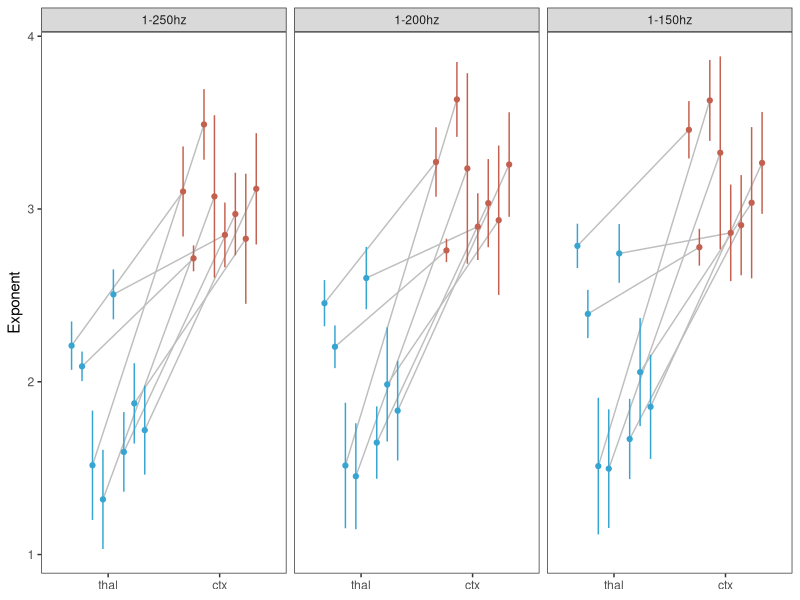
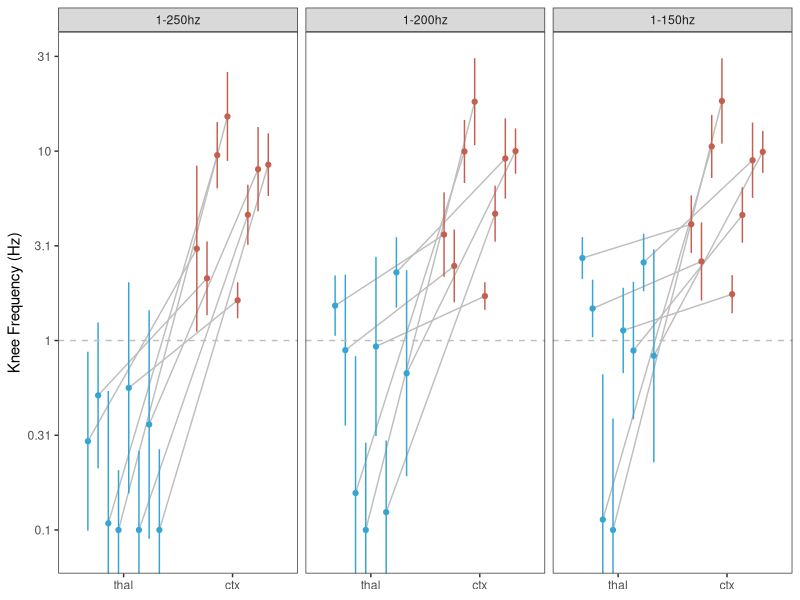
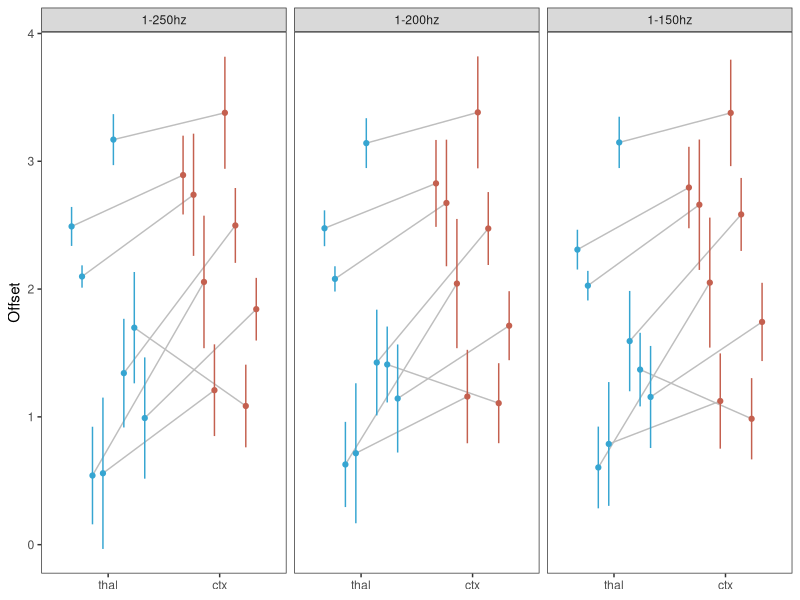
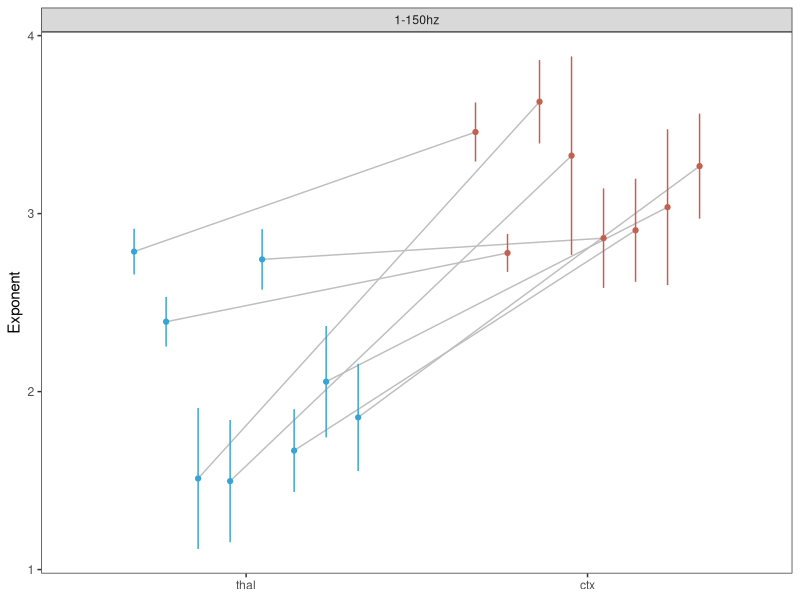
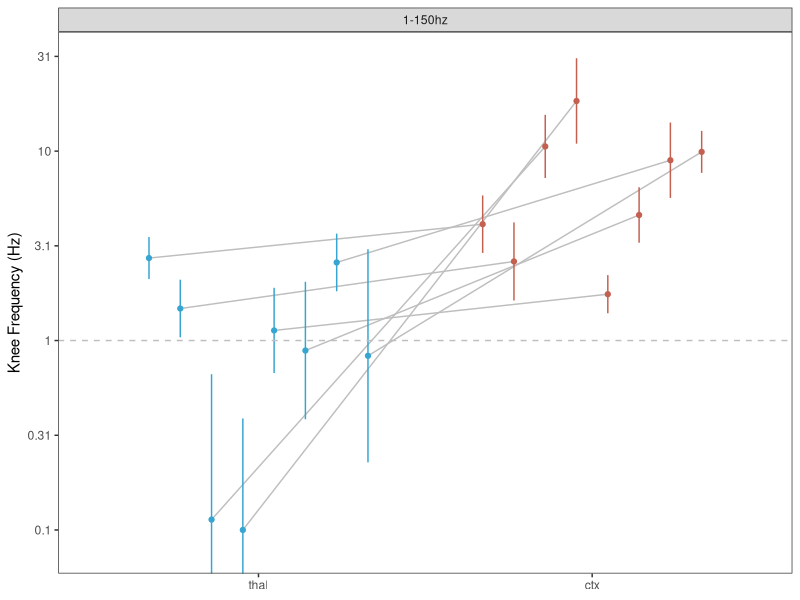
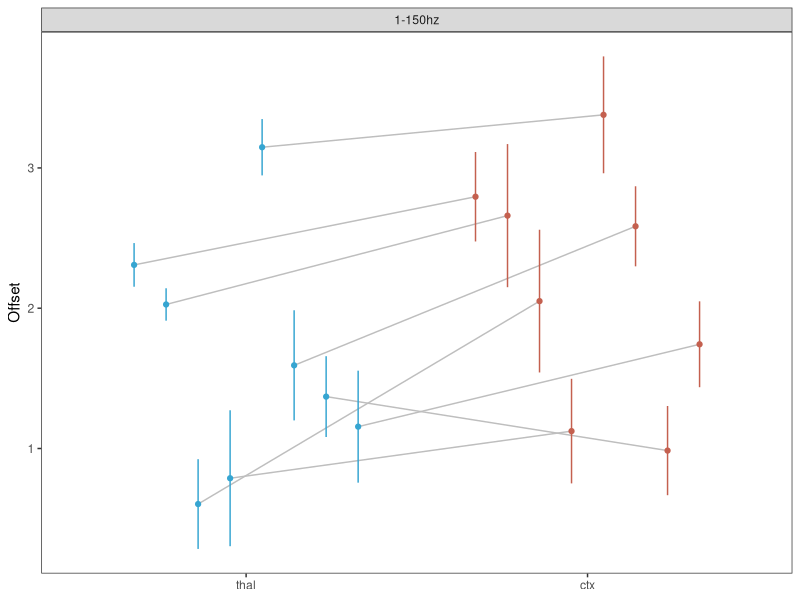
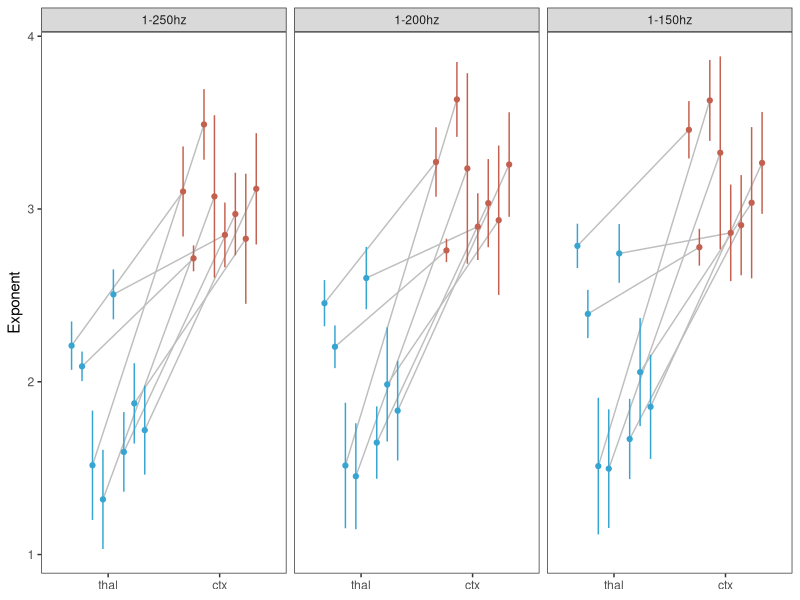
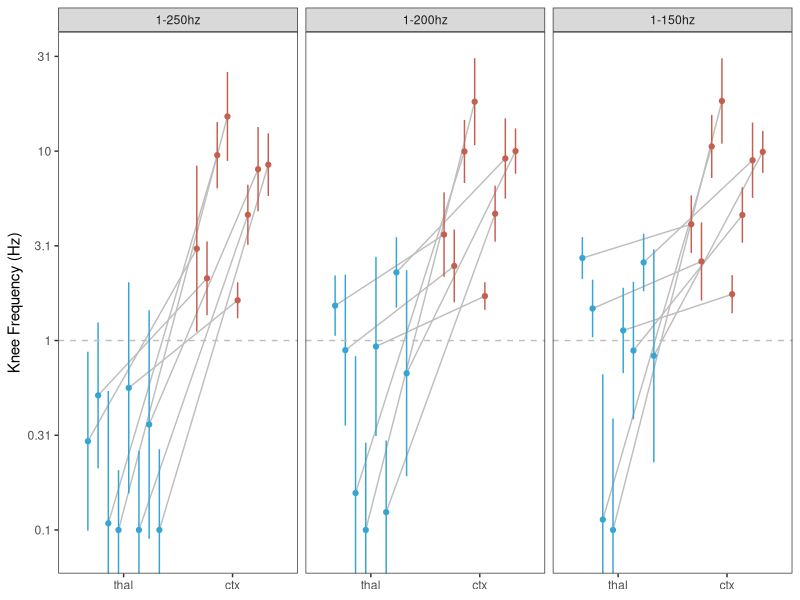

These charts were generated, in order, by the following R code: (Note: this script raises an error after producing the figures.)
library(tidyverse)
library(GGally)
library(scales)
library(coin)

theme_set(theme_bw())

PATH_ANALISYS <- '/Users/ao622/Dropbox (Personal)/Lab-BML/Expan/2023-11-22-FOOOF-sensitivity-analysis-sEEG'
setwd(PATH_ANALISYS)

get_type <- function(is_cortical,is_thalamic){
  if(is_cortical)
    return('ctx')
  else if(is_thalamic)
    return('thal')
  else
    return('none')
}

elecloc <- read_csv('data/electrode-localization.csv') %>%
  select(-'...1') %>%
  rename(c(subject=Subject)) %>%
  rowwise() %>%
  mutate(type=get_type(is_cortical,is_thalamic)) %>%
  select(-is_thalamic,-is_cortical)

db <- read_csv('data/spectral_sensitivity_ap-params.csv') %>%
  select(-'...1') %>%
  rename(c(subject=Subject)) %>%
  left_join(elecloc) %>%
  filter(type %in% c('thal','ctx')) %>%
  mutate(offset = offset + 12) #unit conversion from V^2 to uV^2


#######

color_ep_cm = '#36A5D1' #EP CM
color_ep_seeg = '#C4604F' #EP sEEG

se <- function(x) sd(x)/sqrt(length(x))

sEEG_aper_agg2 <- db %>%
  mutate(freq_range=factor(freq_range,levels=c('1-250hz','1-200hz','1-150hz'))) %>%
  mutate(type=factor(type,levels=c('thal','ctx'))) %>%
  group_by(subject,type,freq_range) %>%
  summarise(se_offset=se(offset),se_log_knee=se(log_knee),se_exponent=se(exponent),
            sd_offset=sd(offset),sd_log_knee=sd(log_knee),sd_exponent=sd(exponent),
            offset=median(offset),log_knee=median(log_knee),exponent=median(exponent)) 

sEEG_aper_agg2 %>%
  ggplot() +
  aes(y=exponent,ymin=exponent-sd_exponent,ymax=exponent+sd_exponent,x=type,color=type)+
  #geom_errorbar(position=position_dodge2(width = 0.5)) +
  geom_line(aes(group = subject),position=position_dodge2(width = 0.75),color='gray') +
  geom_pointrange(position=position_dodge2(width = 0.75),size=0.2) +
  theme(legend.position='none',panel.grid = element_blank(), axis.title.x=element_blank()) +
  #scale_y_continuous(limits=c(2.5,4))+
  scale_color_manual(values=c(color_ep_cm,color_ep_seeg)) +
  labs(y='Exponent')+
  facet_wrap(~freq_range)
ggsave('fig/A04_01_exponent-vs-electrode-type_EP.pdf',width=6,height=2.5)

sEEG_aper_agg2 %>%
  ggplot() +
  aes(y=log_knee,ymin=log_knee-sd_log_knee,ymax=log_knee+sd_log_knee,x=type,color=type)+
  geom_line(aes(group = subject),position=position_dodge2(width = 0.75),color='gray') +
  geom_pointrange(position=position_dodge2(width = 0.75),size=0.2) +
  geom_hline(yintercept=0,color='gray',linetype=2) +
  scale_y_continuous(breaks=c(-1,-0.5,0,0.5,1,1.5),labels=c(0.1,0.31,1,3.1,10,31))+
  theme(legend.position='none',panel.grid = element_blank(), axis.title.x=element_blank()) +
  scale_color_manual(values=c(color_ep_cm,color_ep_seeg)) +
  coord_cartesian(ylim=c(-1.1,1.5)) +
  labs(y='Knee Frequency (Hz)')+
  facet_wrap(~freq_range)
ggsave('fig/A04_02_log-knee-vs-electrode-type_EP.pdf',width=6,height=2.5)


sEEG_aper_agg2 %>%
  ggplot() +
  aes(y=offset,ymin=offset-sd_offset,ymax=offset+sd_offset,x=type,color=type)+
  geom_line(aes(group = subject),position=position_dodge2(width = 0.75),color='gray') +
  geom_pointrange(position=position_dodge2(width = 0.75),size=0.2) +
  #scale_y_continuous(breaks=c(-1,-0.5,0,0.5,1,1.5),labels=c(0.1,0.31,1,3.1,10,31))+
  theme(legend.position='none',panel.grid = element_blank(), axis.title.x=element_blank()) +
  scale_color_manual(values=c(color_ep_cm,color_ep_seeg)) +
  #coord_cartesian(ylim=c(-1.1,1.5)) +
  labs(y='Offset')+
  facet_wrap(~freq_range)
ggsave('fig/A04_03_offset-vs-electrode-type_EP.pdf',width=6,height=2.5)

###







sEEG_aper_agg2 %>%
  filter(freq_range=='1-150hz') %>%
  ggplot() +
  aes(y=exponent,ymin=exponent-sd_exponent,ymax=exponent+sd_exponent,x=type,color=type)+
  #geom_errorbar(position=position_dodge2(width = 0.5)) +
  geom_line(aes(group = subject),position=position_dodge2(width = 0.75),color='gray') +
  geom_pointrange(position=position_dodge2(width = 0.75),size=0.2) +
  theme(legend.position='none',panel.grid = element_blank(), axis.title.x=element_blank()) +
  #scale_y_continuous(limits=c(2.5,4))+
  scale_color_manual(values=c(color_ep_cm,color_ep_seeg)) +
  labs(y='Exponent')+
  facet_wrap(~freq_range)
ggsave('fig/A05_01_exponent-vs-electrode-type_EP_1-150hz.pdf',width=2.5,height=2.5)

sEEG_aper_agg2 %>%
  filter(freq_range=='1-150hz') %>%
  ggplot() +
  aes(y=log_knee,ymin=log_knee-sd_log_knee,ymax=log_knee+sd_log_knee,x=type,color=type)+
  geom_line(aes(group = subject),position=position_dodge2(width = 0.75),color='gray') +
  geom_pointrange(position=position_dodge2(width = 0.75),size=0.2) +
  geom_hline(yintercept=0,color='gray',linetype=2) +
  scale_y_continuous(breaks=c(-1,-0.5,0,0.5,1,1.5),labels=c(0.1,0.31,1,3.1,10,31))+
  theme(legend.position='none',panel.grid = element_blank(), axis.title.x=element_blank()) +
  scale_color_manual(values=c(color_ep_cm,color_ep_seeg)) +
  coord_cartesian(ylim=c(-1.1,1.5)) +
  labs(y='Knee Frequency (Hz)')+
  facet_wrap(~freq_range)
ggsave('fig/A05_02_log-knee-vs-electrode-type_EP_1-150hz.pdf',width=2.5,height=2.5)


sEEG_aper_agg2 %>%
  filter(freq_range=='1-150hz') %>%
  ggplot() +
  aes(y=offset,ymin=offset-sd_offset,ymax=offset+sd_offset,x=type,color=type)+
  geom_line(aes(group = subject),position=position_dodge2(width = 0.75),color='gray') +
  geom_pointrange(position=position_dodge2(width = 0.75),size=0.2) +
  #scale_y_continuous(breaks=c(-1,-0.5,0,0.5,1,1.5),labels=c(0.1,0.31,1,3.1,10,31))+
  theme(legend.position='none',panel.grid = element_blank(), axis.title.x=element_blank()) +
  scale_color_manual(values=c(color_ep_cm,color_ep_seeg)) +
  #coord_cartesian(ylim=c(-1.1,1.5)) +
  labs(y='Offset')+
  facet_wrap(~freq_range)
ggsave('fig/A05_03_offset-vs-electrode-type_EP_1-150hz.pdf',width=2.5,height=2.5)



###

oneway_test_pvalue<- function(d,y){
  e<-oneway_test(exponent ~ factor(type), distribution=approximate(nresample=9999),data=d)
  o<-oneway_test(offset ~ factor(type), distribution=approximate(nresample=9999),data=d)
  k<-oneway_test(log_knee ~ factor(type), distribution=approximate(nresample=9999),data=d)
  e<-max(as.numeric(pvalue(e)),1e-4)
  o<-max(as.numeric(pvalue(o)),1e-4)
  k<-max(as.numeric(pvalue(k)),1e-4)
  tibble(exponent=e,offset=o,log_knee=k)
}

db %>%
  group_by(freq_range,subject) %>%
  group_modify(oneway_test_pvalue) %>%
  pivot_longer(cols=c(exponent,offset,log_knee),values_to='pvalue',names_to = 'param') %>%
  ungroup() %>%
  mutate(pvalue_fdr = p.adjust(pvalue,method="fdr")) %>% 
  write_tsv('fig/A04_04_pvalues-fdr.tsv') %>%
  filter(pvalue_fdr > 0.05)

db %>%
  filter(freq_range=='1-150hz') %>%
  group_by(subject) %>%
  group_modify(oneway_test_pvalue) %>%
  pivot_longer(cols=c(exponent,offset,log_knee),values_to='pvalue',names_to = 'param') %>%
  ungroup() %>%
  mutate(pvalue_fdr = p.adjust(pvalue,method="fdr")) %>% 
  filter(pvalue_fdr > 0.05)



oneway_test(log_knee ~ factor(type), distribution=approximate(nresample=9999),
            data=sEEG_aper_agg2 %>% filter(freq_range=='1-150hz'))
# Approximative Two-Sample Fisher-Pitman Permutation Test
# 
# data:  log_knee by factor(type) (thal, ctx)
# Z = -2.7888, p-value = 0.0007001
# alternative hypothesis: true mu is not equal to 0

oneway_test(exponent ~ factor(type), distribution=approximate(nresample=9999),
            data=sEEG_aper_agg2 %>% filter(freq_range=='1-150hz'))
# Approximative Two-Sample Fisher-Pitman Permutation Test
# 
# data:  exponent by factor(type) (thal, ctx)
# Z = -3.1225, p-value = 3e-04
# alternative hypothesis: true mu is not equal to 0

oneway_test(offset ~ factor(type), distribution=approximate(nresample=9999),
            data=sEEG_aper_agg2 %>% filter(freq_range=='1-150hz'))
# Approximative Two-Sample Fisher-Pitman Permutation Test
# 
# data:  offset by factor(type) (thal, ctx)
# Z = -1.2571, p-value = 0.2093
# alternative hypothesis: true mu is not equal to 0


sEEG_aper_agg2_for_test <- sEEG_aper_agg2 %>%
  filter(freq_range=='1-150hz') %>%
  group_by(subject) %>%
  select(subject, type,offset,log_knee,exponent) %>%
  pivot_wider(names_from=type, values_from=c(offset,log_knee,exponent))


sEEG_aper_agg2_for_test %>%
  with(wilcox.test(offset_thal,offset_ctx, paired=TRUE))
# Wilcoxon signed rank exact test
# 
# data:  offset_thal and offset_ctx
# V = 3, p-value = 0.03906
# alternative hypothesis: true location shift is not equal to 0


sEEG_aper_agg2_for_test %>%
  with(wilcox.test(exponent_thal,exponent_ctx, paired=TRUE))
# Wilcoxon signed rank exact test
# 
# data:  exponent_thal and exponent_ctx
# V = 0, p-value = 0.007813
# alternative hypothesis: true location shift is not equal to 0

sEEG_aper_agg2_for_test %>%
  with(wilcox.test(log_knee_thal,log_knee_ctx, paired=TRUE))

# Wilcoxon signed rank exact test
# 
# data:  log_knee_thal and log_knee_ctx
# V = 0, p-value = 0.007813
# alternative hypothesis: true location shift is not equal to 0



#250Hz

oneway_test(log_knee ~ factor(type), distribution=approximate(nresample=9999),
            data=sEEG_aper_agg2 %>% filter(freq_range=='1-250hz'))
# Approximative Two-Sample Fisher-Pitman Permutation Test
# 
# data:  log_knee by factor(type) (thal, ctx)
# Z = -3.5218, p-value = 4e-04
# alternative hypothesis: true mu is not equal to 0

oneway_test(exponent ~ factor(type), distribution=approximate(nresample=9999),
            data=sEEG_aper_agg2 %>% filter(freq_range=='1-250hz'))
# Approximative Two-Sample Fisher-Pitman Permutation Test
# 
# data:  exponent by factor(type) (thal, ctx)
# Z = -3.4296, p-value = 1e-04
# alternative hypothesis: true mu is not equal to 0

oneway_test(offset ~ factor(type), distribution=approximate(nresample=9999),
            data=sEEG_aper_agg2 %>% filter(freq_range=='1-250hz'))
# Approximative Two-Sample Fisher-Pitman Permutation Test
# 
# data:  offset by factor(type) (thal, ctx)
# Z = -1.3323, p-value = 0.1893
# alternative hypothesis: true mu is not equal to 0
